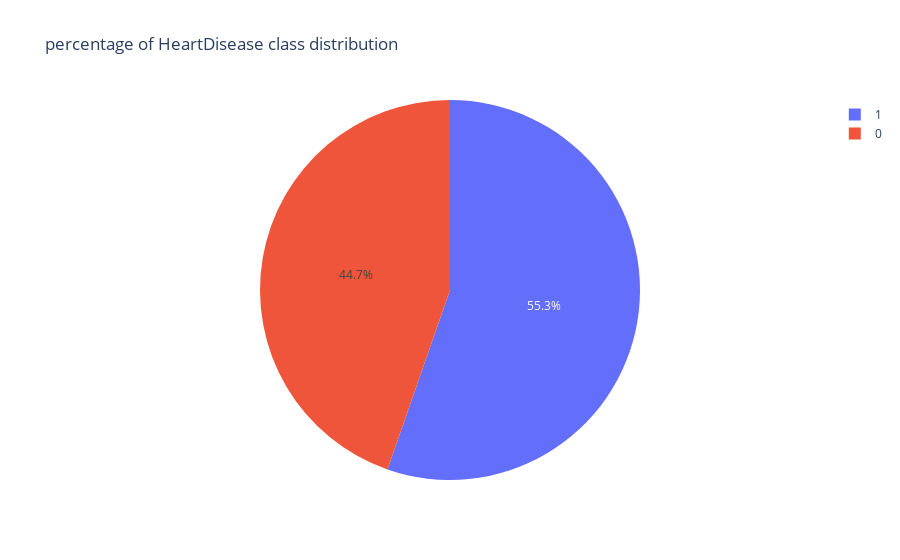

Here is the notebook cell this chart was saved with:
### Code cell
px.pie(df,names='HeartDisease',title='percentage of HeartDisease class distribution')

### Figure 1 — Plotly figure (JSON) as saved in the notebook; plotly's stock layout.template omitted (floating-point values rounded to 4 significant figures; data arrays with more than 128 entries replaced by an {"elided": "..."} marker saying what was removed)
{"data": [{"domain": {"x": [0, 1], "y": [0, 1]}, "hovertemplate": "HeartDisease=%{label}<extra></extra>", "labels": {"elided": "918 int values"}, "legendgroup": "", "name": "", "showlegend": true, "type": "pie"}], "layout": {"legend": {"tracegroupgap": 0}, "title": {"text": "percentage of HeartDisease class distribution"}}}
